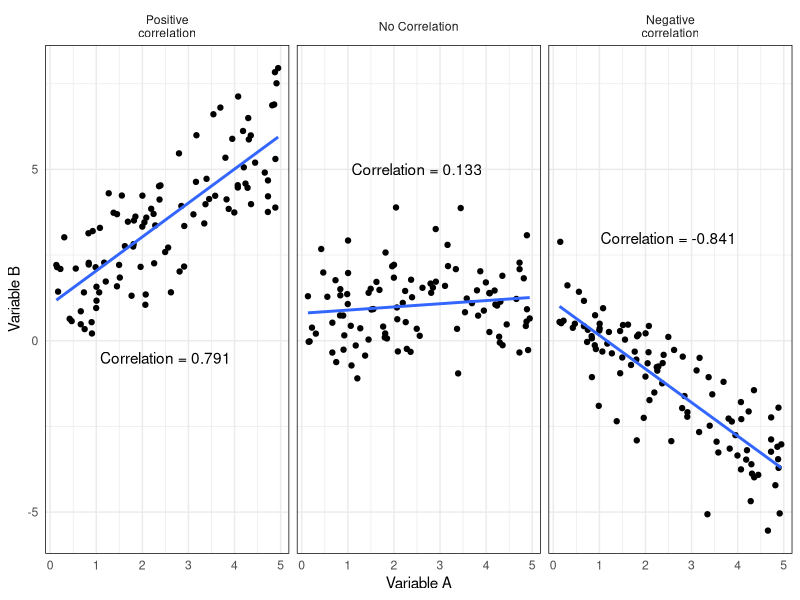
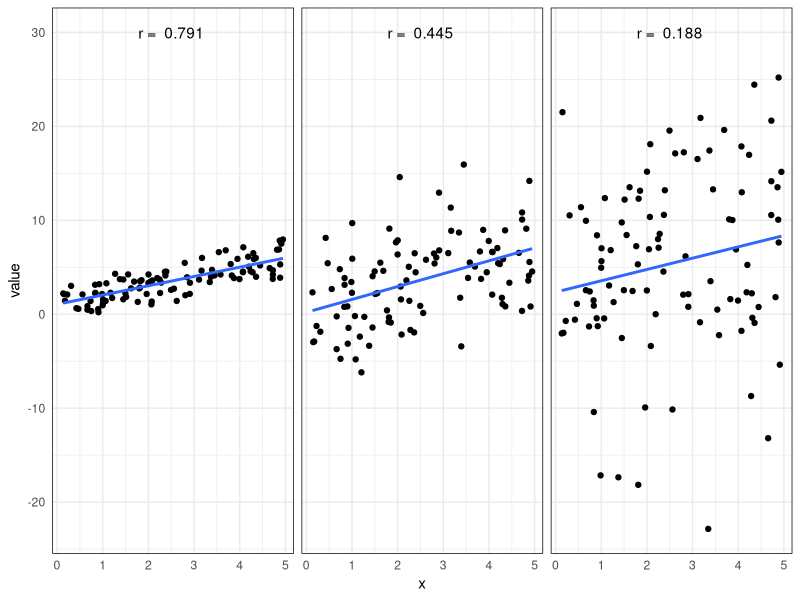
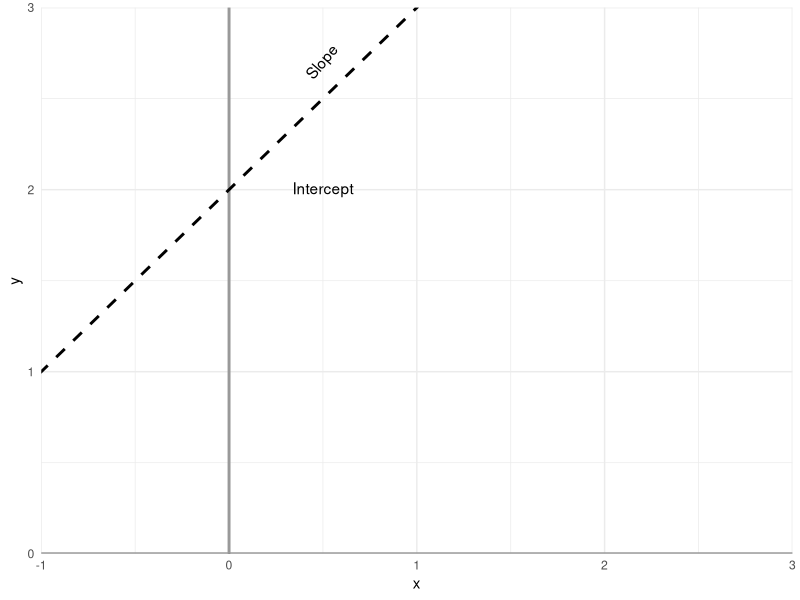
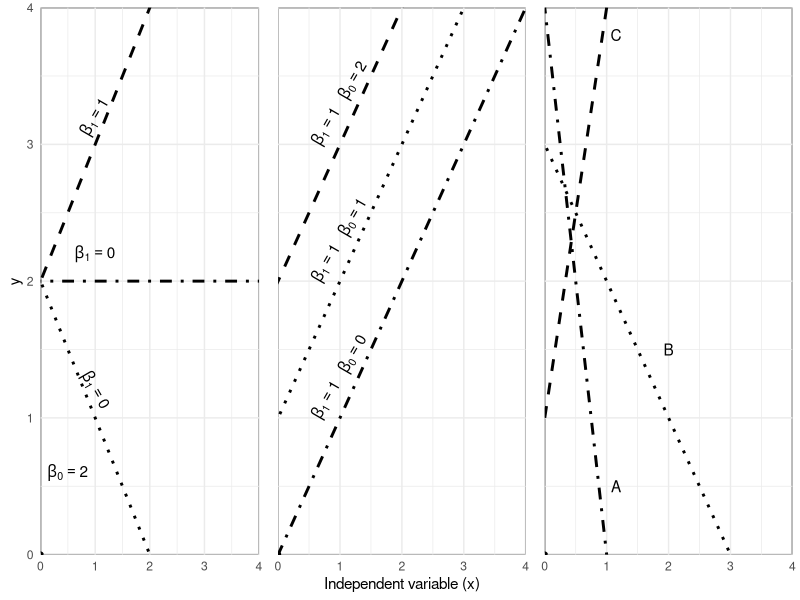
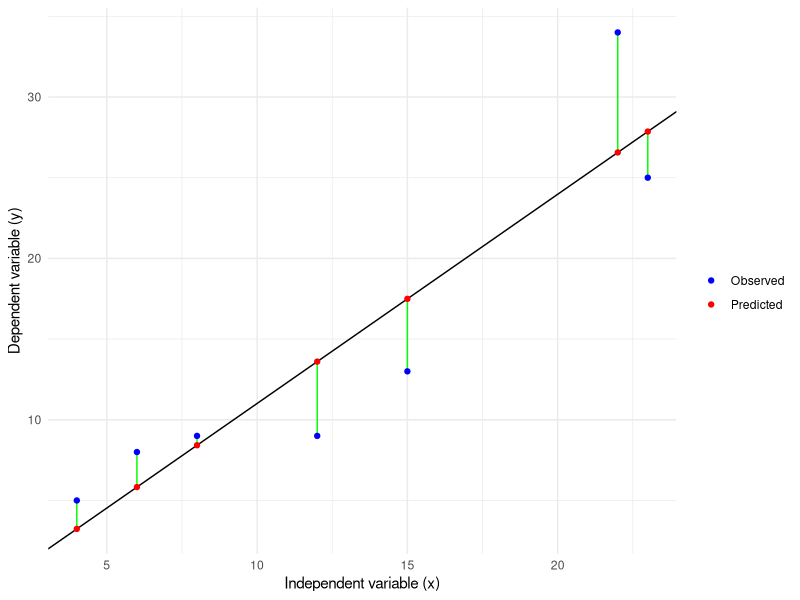
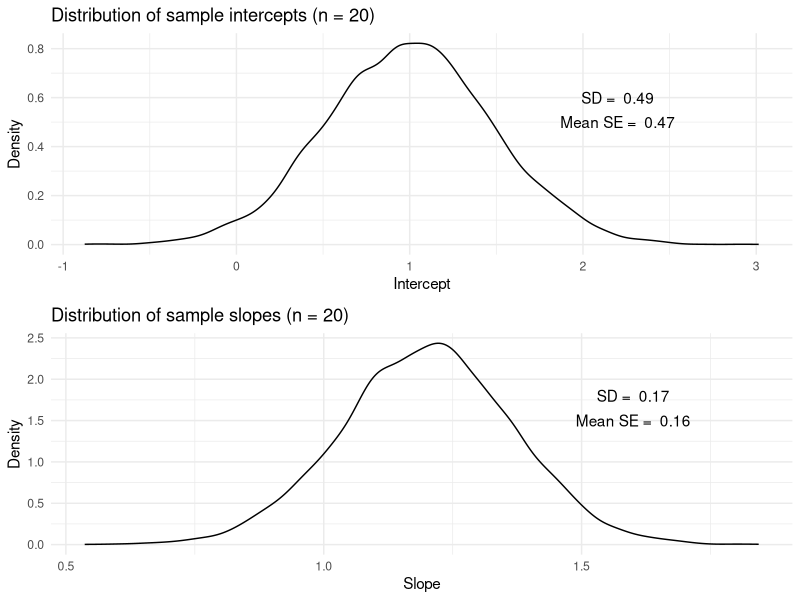
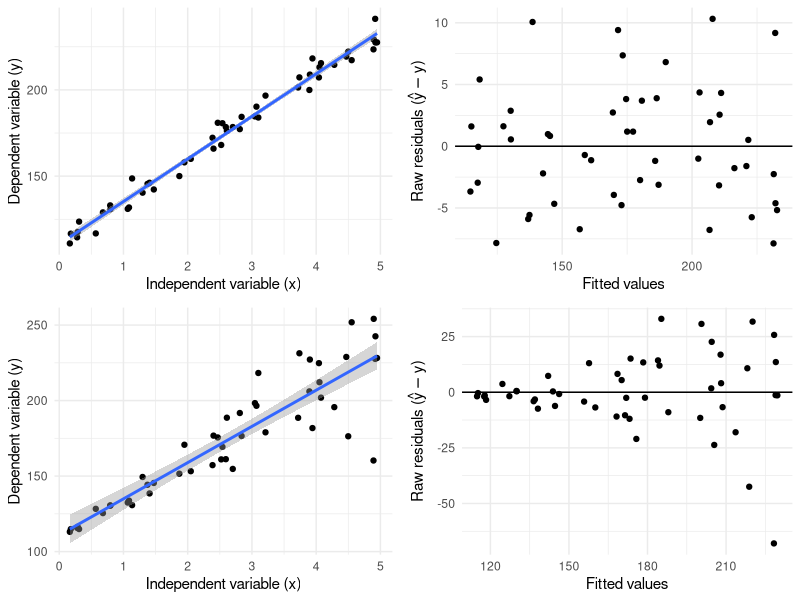
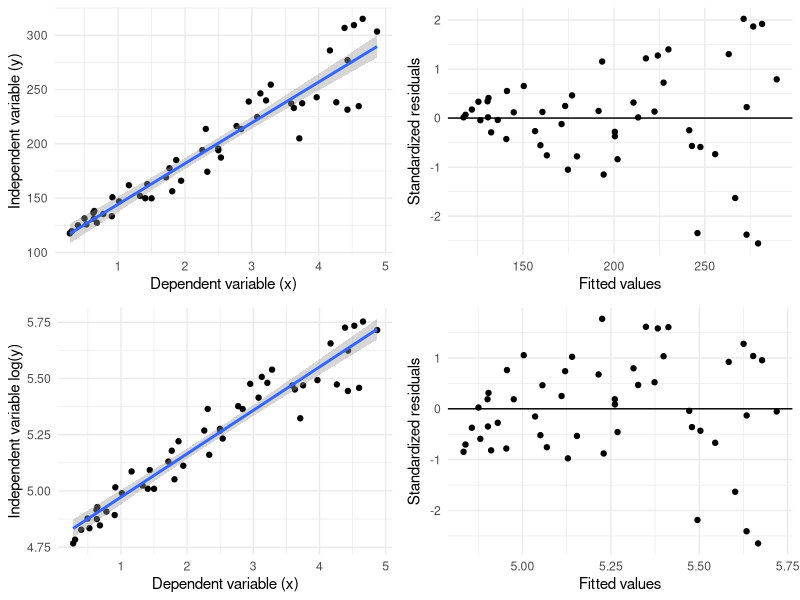

These charts were generated, in order, by the following R code:
## ---- chunk 1
library(tidyverse); library(cowplot)
set.seed(2)

N <- 100 # number of pairs in simulation

# Create some randomly distributed X values representing some quantrity

X <- runif(N, 100, 5000) / 1000

# generate some y values according to a linear model. Here, they have
# slope = 1.2, intercept = 1 and Gaussian (normal) random noise added with
# mean = 0 and standard deviation = 1. 


Y1 <- 1*X + 1 + rnorm(N,0,1)
Y0 <- 0*X + 1 + rnorm(N,0,1)
Y_1 <- -1*X + 1 + rnorm(N,0,1)



df <- data.frame(x = X, "Positive"= Y1, "No correlation" = Y0, "Negative" = Y_1) %>%
        gather(y, value, c(Positive, No.correlation, Negative)) 

sum <- df %>%
        group_by(y) %>%
        summarise(corr = cor(x, value)) %>%
        mutate(x = c(2.5, 2.5, 2.5),
               value = c(3, 5,-0.5)) %>%
        mutate(y = factor(y, levels = c("Positive", "No.correlation", "Negative"),
                          labels = c("Positive\ncorrelation", "No Correlation", "Negative\ncorrelation")))


df %>%
        mutate(y = factor(y, levels = c("Positive", "No.correlation", "Negative"),
                          labels = c("Positive\ncorrelation", "No Correlation", "Negative\ncorrelation"))) %>%
        ggplot(aes(x, value)) + geom_point() +
        facet_grid(.~y)+ theme_minimal() +  
        theme(panel.border = element_rect(color = "black",                                                                     fill = NA)) + 
        geom_text(data = sum, aes(x, value, label = paste0("Correlation = ",round(corr, 3)))) + 
        geom_smooth(method = "lm", se = FALSE) + 
        xlab("Variable A") + ylab("Variable B")


## ---- chunk 2
set.seed(2)

N <- 100 # number of pairs in simulation

# Create some randomly distributed X values representing some quantrity

X <- runif(N, 100, 5000) / 1000

# generate some y values according to a linear model. Here, they have
# slope = 1.2, intercept = 1 and Gaussian (normal) random noise added with
# mean = 0 and standard deviation = 1. 


Y1 <- 1*X + 1 + rnorm(N,0,1)
Y2 <- 1*X + 1 + rnorm(N,0,4)
Y3 <- 1*X + 1 + rnorm(N,0,10)



df <- data.frame(x = X, Y1, Y2, Y3) %>%
        gather(y, value, Y1:Y3) 

sum <- df %>%
        group_by(y) %>%
        summarise(corr = cor(x, value)) %>%
        mutate(x = c(2.5, 2.5, 2.5),
               value = c(30, 30, 30)) 

df %>%
        ggplot(aes(x, value)) + geom_point() +
        facet_grid(.~y)+ theme_minimal() +  
        theme(panel.border = element_rect(color = "black",                                                                     fill = NA),
              strip.text.x = element_blank())  +
        geom_smooth(method = "lm", se = FALSE) +
        geom_text(data = sum, aes(x = x, y = value, label = paste("r = ", sprintf("%.3f",corr))))
## ---- chunk 3

ggplot(data = data.frame(x = c(0, 5), y = c(0, 5)), aes(x, y)) + geom_point(size = 0.1) +
        geom_hline(yintercept = 0, color = "gray60", size = 1) + 
        geom_vline(xintercept = 0, color = "gray60", size = 1) +
        geom_abline(slope = 1, intercept = 2, size = 1, lty = 2) + 
        annotate(geom = "text", 
                 label = "Intercept", 
                 x = 0.5, y = 2, parse = TRUE, 
                 angle = 0) +
         annotate(geom = "text", 
                 label = "Slope", 
                 x = 0.5, y = 2.7, parse = TRUE, 
                 angle = 50) +
                theme_minimal() + scale_x_continuous(limits = c(-1, 3), expand = c(0,0)) +
        scale_y_continuous(limits = c(0, 3), expand = c(0,0)) +
        xlab("x") + ylab("y")
        

## ---- chunk 4
a <- ggplot(data = data.frame(x = c(0, 5), y = c(0, 5)), aes(x, y)) + geom_point() +
        geom_abline(slope = 1, intercept = 2, size = 1, lty = 2) + 
        geom_abline(slope = -1, intercept = 2, size = 1, lty = 3) + 
        geom_abline(slope = 0, intercept = 2, size = 1, lty = 4) + 
        annotate(geom = "text", 
                 label = paste(expression(beta[1]==1)), 
                 x = 1, y = 3.2, parse = TRUE, 
                 angle = 60) +
        annotate(geom = "text", 
                 label = paste(expression(beta[1]==0)), 
                 x = 1, y = 1.2, parse = TRUE, 
                 angle = -60) +
          annotate(geom = "text", 
                 label = paste(expression(beta[1]==0)), 
                 x = 1, y = 2.2, parse = TRUE) +
        annotate(geom = "text", 
                 label = paste(expression(beta[0] == 2)), 
                 x = 0.5, y = 0.6, parse = TRUE) +
        theme_minimal() + scale_x_continuous(limits = c(0, 4), expand = c(0,0)) +
        scale_y_continuous(limits = c(0, 4), expand = c(0,0)) +
        xlab("") + 
        theme(panel.background = element_rect(color = "black"))

b <- ggplot(data = data.frame(x = c(0, 5), y = c(0, 5)), aes(x, y)) + geom_point() +
        geom_abline(slope = 1, intercept = 2, size = 1, lty = 2) + 
        geom_abline(slope = 1, intercept = 1, size = 1, lty = 3) + 
        geom_abline(slope = 1, intercept = 0, size = 1, lty = 4) + 
        annotate(geom = "text", 
                 label = expression(beta[1]==1~~~beta[0]==2), 
                 x = 1, y = 3.3, parse = TRUE, 
                 angle = 60) +
        annotate(geom = "text", 
                 label = expression(beta[1]==1~~~beta[0]==1), 
                 x = 1, y = 2.3, parse = TRUE, 
                 angle = 60) +
          annotate(geom = "text", 
                 label = expression(beta[1]==1~~~beta[0]==0), 
                 x = 1, y = 1.3, parse = TRUE,
                 angle = 60) +
        theme_minimal() + scale_x_continuous(limits = c(0, 4), expand = c(0,0)) +
        scale_y_continuous(limits = c(0, 4), expand = c(0,0)) +
        theme(axis.title.y = element_blank(),
              axis.text.y = element_blank()) +
         xlab("Independent variable (x)") + 
        theme(panel.background = element_rect(color = "black"))

c <- ggplot(data = data.frame(x = c(0, 5), y = c(0, 5)), aes(x, y)) + geom_point() +
        geom_abline(slope = 3, intercept = 1, size = 1, lty = 2) + 
        geom_abline(slope = -1, intercept = 3, size = 1, lty = 3) + 
        geom_abline(slope = -4, intercept = 4, size = 1, lty = 4) + 
        annotate(geom = "text", 
                 label = "A", 
                 x = 1.15, y = 0.5, parse = TRUE) +
        annotate(geom = "text", 
                 label = "B", 
                 x = 2, y = 1.5, parse = TRUE) +
          annotate(geom = "text", 
                 label = "C",
                 x = 1.15, y = 3.8, parse = TRUE) +

        theme_minimal() + scale_x_continuous(limits = c(0, 4), expand = c(0,0)) +
        scale_y_continuous(limits = c(0, 4), expand = c(0,0)) +
         theme(axis.title.y = element_blank(),
              axis.text.y = element_blank()) +
        xlab("") + 
        theme(panel.background = element_rect(color = "black"))

plot_grid(a, b, c, ncol = 3)


## ---- chunk 5

df <- data.frame(x = c(4,6,8,12,15,23,22),
           Observed = c(5,8,9,9,13,25,34), obs = c("a", "b", "c", "d", "e", "f", "g"))

mod <- lm(Observed ~ x, data = df)

df$Predicted <- predict(mod)

df %>%
        gather(y.val, y, c(Observed,Predicted)) %>%
        ggplot(aes(x, y, group = obs, color = y.val)) + 
         geom_line(color = "green") +
                geom_abline(intercept = coef(mod)[1], slope = coef(mod)[2])+
           geom_point() + scale_color_manual(values = c("blue", "red"), name = "") +
       theme_minimal() + xlab("Independent variable (x)") + ylab("Dependent variable (y)")

## ---- chunk 6

set.seed(2)


N <- 1000000 # number of pairs in simulation

# Create some randomly distributed X values representing some quantrity

X <- runif(N, 100, 5000) / 1000

# generate some y values according to a linear model. Here, they have
# slope = 1.2, intercept = 1 and Gaussian (normal) random noise added with
# mean = 0 and standard deviation = 1. 


Y <- 1.2*X + 1 + rnorm(N,0,1)


## Create a sampling distribution of the intercept and slpe term

n <- 20 # sample size

results <- data.frame(intercept = rep(NA, 10), 
                      slope = rep(NA, 10), 
                      intercept.se = rep(NA, 10), 
                      slope.se = rep(NA, 10))

for(i in 1:10000) {
        
      samp <-   sample(1:N, n, replace = FALSE)
        
      df <- data.frame(y = Y[samp], x = X[samp])  
        
      mod <- lm(y ~ x, data = df)
      
      results[i, 1] <- coef(mod)[1]
      results[i, 2] <- coef(mod)[2]
      results[i, 3] <- coef(summary(mod))[1, 2]
      results[i, 4] <- coef(summary(mod))[2, 2]
     
}


est <- results %>%
        summarise(intercept.sd = sd(intercept),
                  slope.sd = sd(slope), 
                  intercept.se = mean(intercept.se),
                  slope.se = mean(slope.se))


intercepts <- results %>%
        ggplot(aes(intercept)) + geom_density() + theme_minimal() +
        ggtitle("Distribution of sample intercepts (n = 20)") + 
        ylab("Density") + xlab("Intercept") + 
        annotate(geom = "text",x = 2.2, y = 0.6, label = paste("SD = ", round(est[1, 1], 2))) +
        annotate(geom = "text",x = 2.2, y = 0.5, label = paste("Mean SE = ", round(est[1, 3], 2)))

slopes <- results %>%
        ggplot(aes(slope)) + geom_density() + theme_minimal() +
        ggtitle("Distribution of sample slopes (n = 20)") + 
        ylab("Density") + xlab("Slope") +
        annotate(geom = "text",x = 1.6, y = 1.8, label = paste("SD = ", round(est[1, 2], 2))) +
        annotate(geom = "text",x = 1.6, y = 1.5, label = paste("Mean SE = ", round(est[1, 4], 2)))


library(cowplot)

plot_grid(intercepts, slopes, ncol = 1)

## ---- chunk 7

set.seed(666)


N <- 50 # number of pairs in simulation

# Create some randomly distributed X values representing some quantrity
x <- runif(N, 100, 5000) / 1000
df <- data.frame(x = x,
                 y = 25*x + 110 + rnorm(N,0,5), 
                 y2 = 25*x + 110 + rnorm(N,0,5)*x)

model <- lm(y ~ x, data = df) 
model2 <- lm(y2 ~ x, data = df)


df$resid <- resid(model)
df$resid2 <- resid(model2)
df$fitted <-fitted(model)
df$fitted2 <- fitted(model2)




a <- df %>%
        ggplot(aes(x, y)) + geom_point() +  geom_smooth(method = "lm")+
         theme_minimal() + xlab("Independent variable (x)") + 
        ylab("Dependent variable (y)")



b <- df %>%
        ggplot(aes(fitted, resid)) + geom_point() +
        theme_minimal() + xlab("Fitted values") + 
        ylab(expression(paste("Raw residuals (",hat(y)-y,")"))) +
        geom_hline(yintercept = 0)

c <- df %>%
        ggplot(aes(x, y2)) + geom_point() +  geom_smooth(method = "lm")+
        theme_minimal() + xlab("Independent variable (x)") + 
        ylab("Dependent variable (y)")


d <- df %>%
        ggplot(aes(fitted2, resid2)) + geom_point() +
        theme_minimal() + xlab("Fitted values") + 
        ylab(expression(paste("Raw residuals (",hat(y)-y,")"))) +
        geom_hline(yintercept = 0)


plot_grid(a, b, c, d, ncol = 2)

DATASET <- df[,c(1,2)]

## ---- chunk 8

set.seed(134)


N <- 50 # number of pairs in simulation

# Create some randomly distributed X values representing some quantrity
x <- runif(N, 200, 5000)/1000
df <- data.frame(x = x,
                 y = 25*x + 110 + rnorm(N,0,5), 
                 y2 = 25*x + 110 + runif(N,0,20) * x)

model <- lm(y ~ x, data = df) 
model2 <- lm(y2 ~ x, data = df)
model3 <- lm(log(y2) ~ x, data = df)


df$resid3 <- resid(model3) / sd(resid(model3))
df$resid2 <- resid(model2) / sd(resid(model2))

df$fitted3 <-fitted(model3)
df$fitted2 <- fitted(model2)






c <- df %>%
        ggplot(aes(x, y2)) + geom_point() +  geom_smooth(method = "lm")+
        theme_minimal() + xlab("Dependent variable (x)") + 
        ylab("Independent variable (y)")


d <- df %>%
        ggplot(aes(fitted2, resid2)) + geom_point() +
        theme_minimal() + xlab("Fitted values") + 
        ylab("Standardized residuals") +
        geom_hline(yintercept = 0)

e <- df %>%
        ggplot(aes(x, log(y2))) + geom_point() +  geom_smooth(method = "lm")+
        theme_minimal() + xlab("Dependent variable (x)") + 
        ylab("Independent variable log(y)")


f <- df %>%
        ggplot(aes(fitted3, resid3)) + geom_point() +
        theme_minimal() + xlab("Fitted values") + 
        ylab("Standardized residuals") +
        geom_hline(yintercept = 0)


plot_grid(c, d,e, f, ncol = 2)

DATASET <- df[,c(1,2)]

## ---- chunk 9
library(tidyverse)
set.seed(2)
df <- data.frame(a = rnorm(25, 125, 10),
                 b = rnorm(25, 180, 40)) %>%
        
        pivot_longer(names_to = "group", 
                     values_to = "value", 
                     cols = a:b) %>%
        mutate(value = value + runif(50, 1, 10) * value)


m1 <- lm(value~group, data = df)
m2 <- lm(log(value)~group, data = df)

df$resid_m1 <- resid(m1)/sd(resid(m1))
df$resid_m2 <- resid(m2)/sd(resid(m2))
df$fitted_m1 <- fitted(m1)
df$fitted_m2 <- fitted(m2)



c <-  df %>%
        ggplot(aes(group, value, fill = group)) + 
        geom_point(position = position_jitter(width = 0.1), shape = 21, size = 3) + 
        labs(x = "Group", 
             y = "Linear scale value") + theme_minimal() +
        scale_fill_manual(values = c("lightblue", "coral2")) +
        theme(legend.position = "none")


d <-  df %>%
        ggplot(aes(group, log(value), fill = group)) + 
        geom_point(position = position_jitter(width = 0.1), shape = 21, size = 3) + 
        labs(x = "Group", 
             y = "Log scale value") + theme_minimal() +
        scale_fill_manual(values = c("lightblue", "coral2")) +
        theme(legend.position = "none")





a <- df %>%
        ggplot(aes(fitted_m1, resid_m1, fill = group)) + 
        geom_point(position = position_jitter(width = 10), shape = 21, size = 3) + 
        scale_y_continuous(breaks = c(-4, -3, -2, -1, 0, 1, 2, 3, 4), limits = c(-3.5, 3.5)) +
        labs(x = "Fitted values", 
             y = "Standardized residuals", 
             title = "Linear scale") + theme_minimal() +
        scale_fill_manual(values = c("lightblue", "coral2")) +
        theme(legend.position = "none")
b <- df %>%
        ggplot(aes(fitted_m2, resid_m2, fill = group)) + 
        geom_point(position = position_jitter(width = 0.01), shape = 21, size = 3) + 
        scale_y_continuous(breaks = c(-4, -3, -2, -1, 0, 1, 2, 3, 4), limits = c(-3.5, 3.5)) +
        labs(x = "Fitted values", 
             y = "Standardized residuals",
             title = "Log-scale") + theme_minimal() +
        scale_fill_manual(values = c("lightblue", "coral2")) +
        theme(legend.position = "none")


cowplot::plot_grid(c, d, a, b, ncol = 2)

## ---- chunk 10
library(broom); library(knitr)

tidy(m1) %>%
        mutate(Model = "Linear scale") %>%
        rbind(tidy(m2) %>%
                      mutate(Model = "Log-transformed")) %>%
        kable(format = "latex", booktabs = TRUE, col.names = c("Paramter", "Estimate", "SE", "t-value", "p-value", "Model"), 
              digits = c(NA, 2, 3, 2, 3)) 
